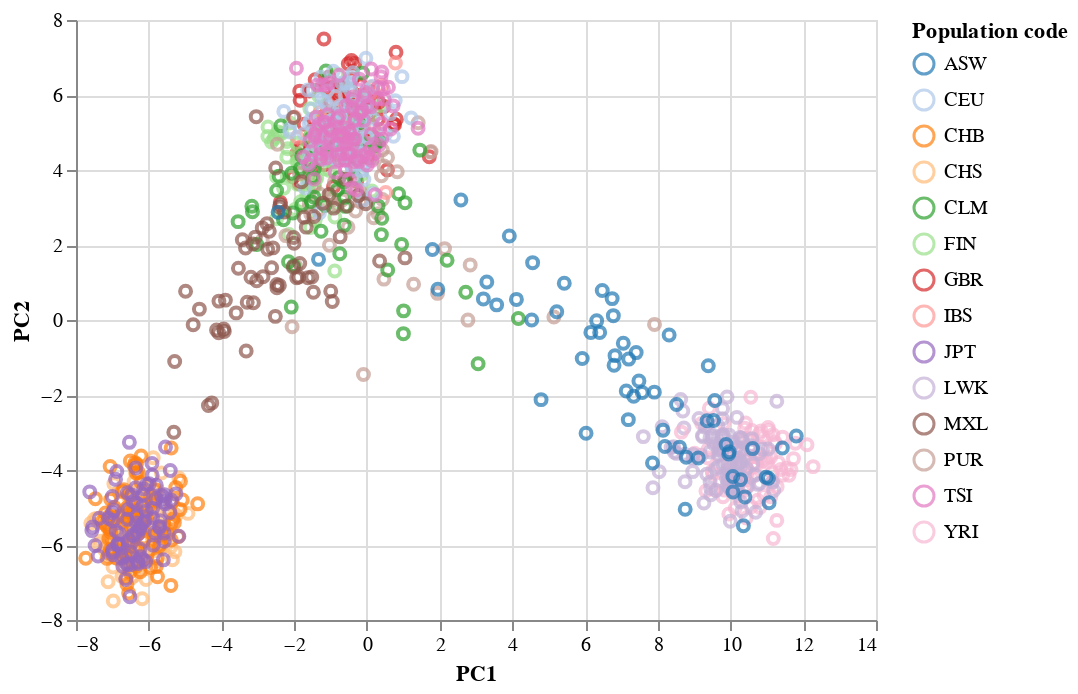

Write notebook code for a chart like this one.
### Code cell
alt.Chart(df_plot).mark_point().encode(
    x = 'PC1',
    y = 'PC2',
    color = alt.Color('Population code', scale = alt.Scale(scheme = 'category20'))
)

### Figure 1 — Vega-Lite specification as saved in the notebook (floating-point values rounded to 4 significant figures; data arrays with more than 128 entries replaced by an {"elided": "..."} marker saying what was removed)
{"config": {"view": {"continuousWidth": 400, "continuousHeight": 300}}, "data": {"name": "data-fc43679b9cce22b26c126e4a224aee4d"}, "mark": "point", "encoding": {"color": {"field": "Population code", "scale": {"scheme": "category20"}, "type": "nominal"}, "x": {"field": "PC1", "type": "quantitative"}, "y": {"field": "PC2", "type": "quantitative"}}, "$schema": "https://vega.github.io/schema/vega-lite/v4.17.0.json", "datasets": {"data-fc43679b9cce22b26c126e4a224aee4d": {"elided": "1092 records"}}}
